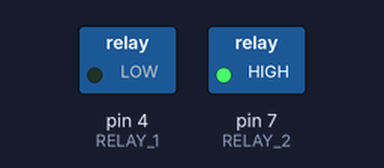
Recording of a sketch running on a simulated Arduino Uno, built with avr-gcc and run on an emulated ATmega328P. Parts: switched loads named in the sketch (green lamp = pin HIGH).

Above: at 0.1 s.
Timing chart, 0 to 1.6 s (numbered marks = the images above):
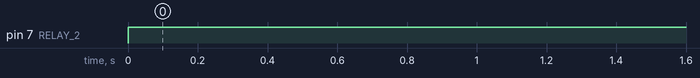

Measured:
- by itself, pin 7 (RELAY_2): LOW → HIGH at 0.00 s

The sketch:

PURGE_BYPASS.ino
```cpp
/// Basic code to purge the bypass gas line (S2 solenoid). Currently no time limit and  ///
///   is stopped via manual power off. Could be modified to run for set time period.    ///

#define RELAY_1 4 // NB: relay pins are set by board architecture so cannot be changed
#define RELAY_2 7

void setup() {
Serial.begin(9600);
// set pins to output mode
pinMode(RELAY_1, OUTPUT);
pinMode(RELAY_2, OUTPUT);
}

void loop() {
// turn S1 off, S2 on
digitalWrite(RELAY_1,LOW);
digitalWrite(RELAY_2,HIGH);
delay(50);
}
```
